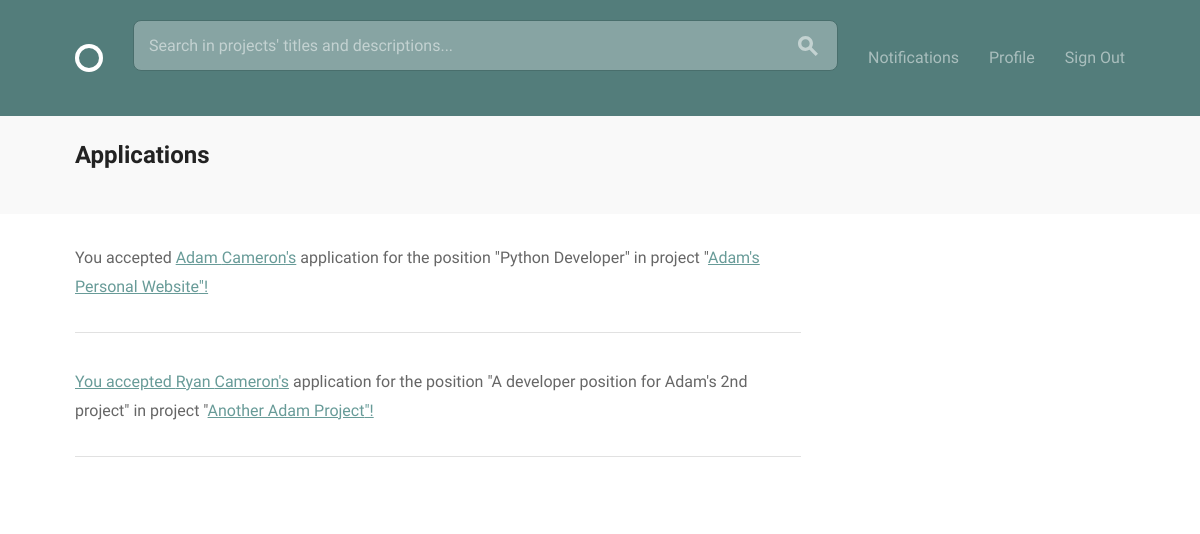
/projects/applications/ (signed in), run on an earlier commit of the app's database.
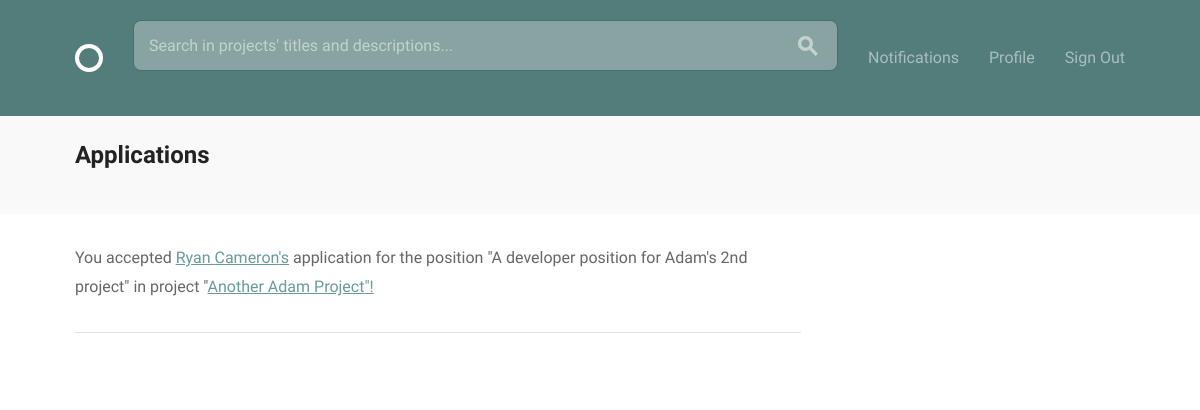
And on a later commit of the database.
### projects/models.py (models this page shows, shortened)
class Application(models.Model):
    STATUS_CHOICES = (
        ('P', 'Pending'),
        ('A', 'Accepted'),
        ('R', 'Rejected'),
    )
    applicant = models.ForeignKey(settings.AUTH_USER_MODEL, on_delete=models.CASCADE, related_name="applications")
    position = models.ForeignKey(Position)
    status = models.CharField(max_length=1, choices=STATUS_CHOICES, default='A')

class Position(models.Model):
    project = models.ForeignKey(Project, related_name='positions')
    name = models.CharField(max_length=200)
    description = models.TextField()
    skill = models.ForeignKey('accounts.Skill', blank=True)
    filled = models.BooleanField(default=False)
    def __str__(self):
        return self.name

class Project(models.Model):
    owner = models.ForeignKey(settings.AUTH_USER_MODEL)
    created_at = models.DateTimeField(auto_now_add=True)
    title = models.CharField(max_length=200)
    description = models.TextField()
    requirements = models.TextField(blank=True)
    timeline = models.CharField(max_length=200, blank=True)
    complete = models.BooleanField(default=False)
    class Meta:
        ordering = ['-created_at']
    def __str__(self):
        return self.title

### projects/views.py (the view)
# urls.py: url(r"applications/$", views.view_applications, name="applications"),
@login_required
def view_applications(request):
    applications = Application.objects.filter(position__project__owner=request.user)
    return render(request, 'projects/applications.html', {'applications': applications})

### projects/templates/projects/applications.html
{% extends "layout.html" %}
{% load static from staticfiles %}
{% block content %}
<div class="circle--actions--bar">
    <nav class="bounds">
      <ul class="circle--pill--list">
          <h2>Applications</h2>
      </ul>
    </nav>
  </div>
  <div class="bounds circle--page">
    <div class="grid-70">
      <div class="circle--article--body">
        {% for application in applications %}
          {% if application.status == 'P' %}
          <p><a href="{% url 'accounts:any_profile' pk=application.applicant.profile.id %}">{{ application.applicant.first_name }} {{ application.applicant.last_name }}</a> has applied for the position "{{ application.position }}" in project "<a href="{% url 'projects:project_detail' project_pk=application.position.project.id %}">{{ application.position.project }}"</a></p>
          <button><a href="{% url 'projects:app_status' app_pk=application.pk status='accept' %}">Accept</a></button>
          <button><a href="{% url 'projects:app_status' app_pk=application.pk status='reject' %}">Reject</a></button>
          {% elif application.status == 'A' %}
          <p>You accepted <a href="{% url 'accounts:any_profile' pk=application.applicant.profile.id %}">{{ application.applicant.first_name }} {{ application.applicant.last_name }}'s</a> application for the position "{{ application.position }}" in project "<a href="{% url 'projects:project_detail' project_pk=application.position.project.id %}">{{ application.position.project }}"!</p>
          {% elif application.status == 'R' %}
          <p>You rejected <a href="{% url 'accounts:any_profile' pk=application.applicant.profile.id %}">{{ application.applicant }}'s</a> application for the position "{{ application.position }}"!</p>
          {% endif %}
          <hr>
        {% endfor %}
      </div>
    </div>
  </div>
{% endblock %}

What changed in the data, as far as the page shows it:
removed Application: applicant.first_name "Adam", applicant.last_name "Cameron", position "Python Developer", position.project "Adam's Personal Website"
